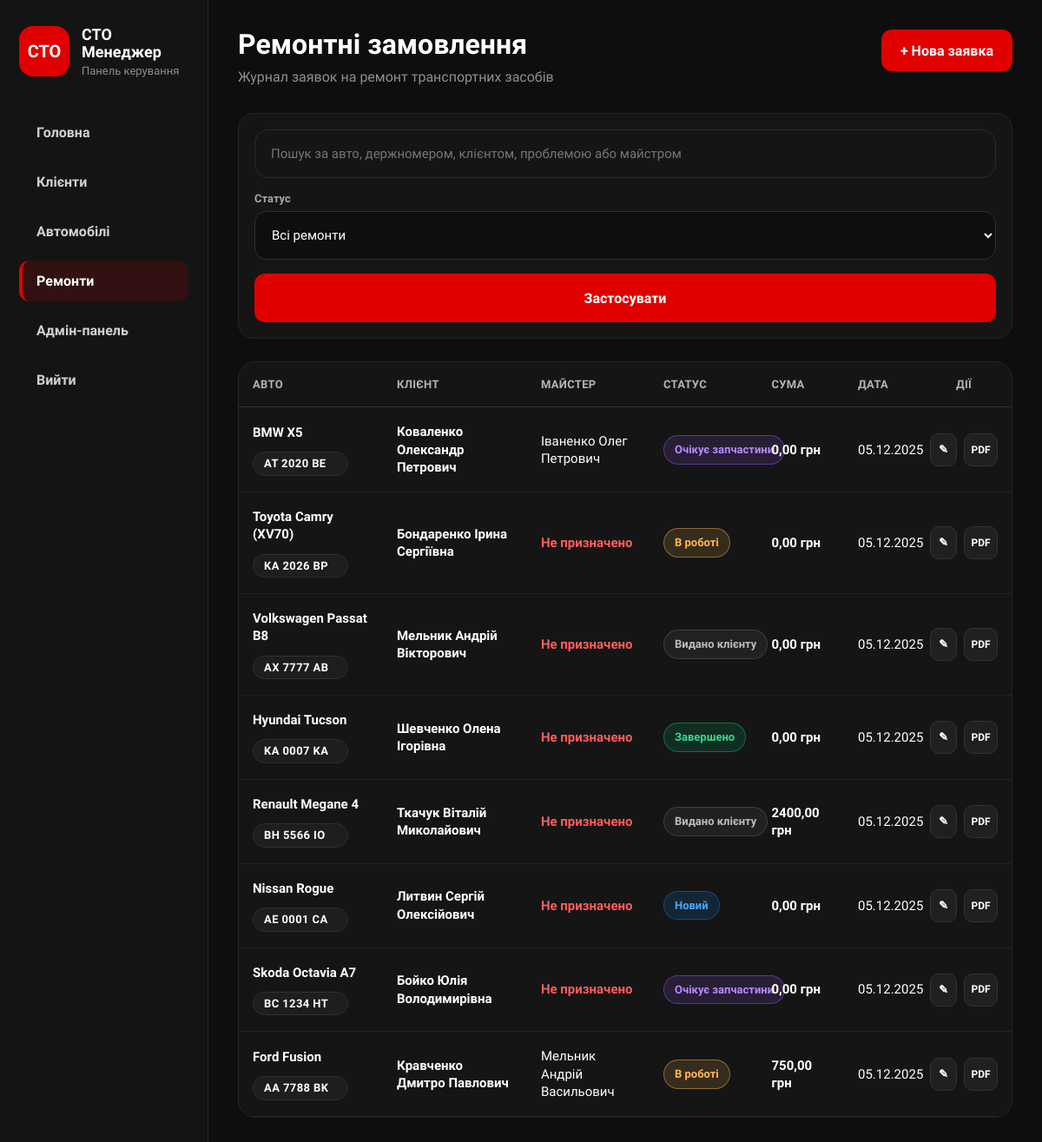
The app's page /repairs/list/ (signed in) with its own data.
### repairs/models.py (models this page shows, shortened)
class Repair(models.Model):
    class Status(models.TextChoices):
        NEW = 'new', 'Новий'
        IN_PROGRESS = 'in_progress', 'В роботі'
        AWAITING_PARTS = 'awaiting_parts', 'Очікує запчастини'
        COMPLETED = 'completed', 'Завершено'
        ISSUED = 'issued', 'Видано клієнту'
        CANCELLED = 'cancelled', 'Скасовано'
    car = models.ForeignKey(
        Car,
        on_delete=models.CASCADE,
        related_name='repairs',
        verbose_name="Автомобіль"
    )
    problem_description = models.TextField(
        verbose_name="Опис несправності"
    )
    work_description = models.TextField(
        blank=True,
        verbose_name="Виконані роботи"
    )
    status = models.CharField(
        max_length=20,
        choices=Status.choices,
        default=Status.NEW,
        verbose_name="Статус ремонту"
    )
    master = models.ForeignKey(
        Master,
        on_delete=models.SET_NULL,
        null=True,
        blank=True,
        related_name='repairs',
        verbose_name="Майстер"
    )
    start_date = models.DateTimeField(
        auto_now_add=True,
        verbose_name="Дата прийому"
    )
    planned_end_date = models.DateField(
        null=True,
        blank=True,
        verbose_name="Планова дата завершення"
    )
    end_date = models.DateTimeField(
        null=True,
        blank=True,
        verbose_name="Фактична дата завершення"
    )
    labor_cost = models.DecimalField(
        max_digits=10,
        decimal_places=2,
        default=0,
        validators=[MinValueValidator(0)],
        verbose_name="Вартість робіт"
    )
    parts_cost = models.DecimalField(
        max_digits=10,
        decimal_places=2,
        default=0,
        validators=[MinValueValidator(0)],
        verbose_name="Вартість запчастин"
    )
    notes = models.TextField(
        blank=True,
        verbose_name="Примітки"
    )
    created_at = models.DateTimeField(
        auto_now_add=True,
        verbose_name="Дата створення"
    )
    updated_at = models.DateTimeField(
        auto_now=True,
        verbose_name="Дата оновлення"
    )
    @property
    def total_cost(self):
        return self.labor_cost + self.parts_cost
    class Meta:
        verbose_name = "Ремонтне замовлення"
        verbose_name_plural = "Ремонтні замовлення"
        ordering = ['-created_at']

### cars/models.py (models this page shows, shortened)
class Car(models.Model):
    class Transmission(models.TextChoices):
        MANUAL = 'manual', 'Механічна'
        AUTOMATIC = 'automatic', 'Автоматична'
        ROBOT = 'robot', 'Роботизована'
        VARIATOR = 'variator', 'Варіатор'
    class FuelType(models.TextChoices):
        PETROL = 'petrol', 'Бензин'
        DIESEL = 'diesel', 'Дизель'
        ELECTRIC = 'electric', 'Електро'
        HYBRID = 'hybrid', 'Гібрид'
        GAS = 'gas', 'Газ'
    owner = models.ForeignKey(
        Client,
        on_delete=models.CASCADE,
        related_name='cars',
        verbose_name="Власник",
        null=True,
        blank=True
    )
    make = models.CharField(
        max_length=100,
        verbose_name="Марка"
    )
    model_name = models.CharField(
        max_length=100,
        verbose_name="Модель"
    )
    license_plate = models.CharField(
        max_length=20,
        blank=True,
        verbose_name="Держномер"
    )
    vin = models.CharField(
        max_length=17,
        unique=True,
        verbose_name="VIN-код",
        validators=[MinLengthValidator(17)]
    )
    owner_name = models.CharField(
        max_length=100,
        verbose_name="ПІБ власника",
        blank=True
    )
    year = models.PositiveIntegerField(
        verbose_name="Рік випуску",
        validators=[
            MinValueValidator(1900),
            MaxValueValidator(datetime.date.today().year + 1)
        ],
        help_text="Використовуйте формат: <YYYY>"
    )
    color = models.CharField(
        max_length=50,
        verbose_name="Колір"
    )
    transmission = models.CharField(
        max_length=20,
        choices=Transmission.choices,
        default=Transmission.AUTOMATIC,
        verbose_name="Коробка передач"
    )
    fuel_type = models.CharField(
        max_length=20,
        choices=FuelType.choices,
        default=FuelType.PETROL,
        verbose_name="Тип пального"
    )
    mileage = models.PositiveIntegerField(
        default=0,
        verbose_name="Пробіг (км)"
    )
    engine_volume = models.DecimalField(
        max_digits=4,
        decimal_places=1,
        blank=True,
        null=True,
        verbose_name="Об'єм двигуна (л)"
    )
    description = models.TextField(
        blank=True,
        verbose_name="Опис"
    )
    main_image = models.ImageField(
        upload_to='cars/%Y/%m/',
        blank=True,
        null=True,
        verbose_name="Фото"
    )
    is_published = models.BooleanField(
        default=True,
        verbose_name="Опубліковано"
    )
    created_at = models.DateTimeField(
        auto_now_add=True,
        verbose_name="Дата додавання"
    )
    updated_at = models.DateTimeField(
        auto_now=True,
        verbose_name="Дата оновлення"
    )
    class Meta:
        verbose_name = "Автомобіль"
        verbose_name_plural = "Автомобілі"
        ordering = ['-created_at']

### clients/models.py (models this page shows, shortened)
class Client(models.Model):
    full_name = models.CharField(max_length=150, verbose_name="ПІБ")
    phone = models.CharField(max_length=20, unique=True, verbose_name="Телефон")
    email = models.EmailField(blank=True, null=True, verbose_name="Email")
    address = models.CharField(max_length=255, blank=True, null=True, verbose_name="Адреса")
    notes = models.TextField(blank=True, null=True, verbose_name="Примітки")
    created_at = models.DateTimeField(auto_now_add=True)
    class Meta:
        verbose_name = "Клієнт"
        verbose_name_plural = "Клієнти"
        ordering = ['full_name']

### masters/models.py (models this page shows, shortened)
class Master(models.Model):
    user = models.OneToOneField(
        User,
        on_delete=models.SET_NULL,
        null=True,
        blank=True,
        related_name='master_profile',
        verbose_name='Користувач'
    )
    full_name = models.CharField(
        max_length=100,
        verbose_name="ПІБ майстра"
    )
    phone = models.CharField(
        max_length=20,
        blank=True,
        verbose_name="Телефон"
    )
    specialization = models.CharField(
        max_length=100,
        blank=True,
        verbose_name="Спеціалізація"
    )
    is_active = models.BooleanField(
        default=True,
        verbose_name="Активний"
    )
    created_at = models.DateTimeField(
        auto_now_add=True,
        verbose_name="Дата додавання"
    )
    class Meta:
        verbose_name = "Майстер"
        verbose_name_plural = "Майстри"
        ordering = ['full_name']

### repairs/views.py (the view, shortened to what this page needs)
# urls.py: path('list/', views.repair_list_view, name='repair_list'),
@login_required
def repair_list_view(request):
    query = request.GET.get('q', '')
    status_filter = request.GET.get('status', '')
    repairs = Repair.objects.select_related(
        'car',
        'car__owner',
        'master'
    ).order_by('-created_at')
    if is_master(request.user) and not is_admin(request.user) and not is_manager(request.user):
        master_profile = get_master_profile(request.user)
        if master_profile:
            repairs = repairs.filter(master=master_profile)
        else:
            repairs = repairs.none()
    if status_filter:
        repairs = repairs.filter(status=status_filter)
    return render(request, 'repairs/repair_list.html', {
        'repairs': repairs,
        'query': query,
        'current_filter': status_filter,
        'status_choices': Repair.Status.choices,
        'is_admin': is_admin(request.user),
        'is_manager': is_manager(request.user),
        'is_master': is_master(request.user),
    })

### repairs/views.py (called while the page is built)
def is_admin(user):
    return user.is_superuser or user.groups.filter(name='Admin').exists()

def is_manager(user):
    return user.groups.filter(name='Manager').exists()

def is_master(user):
    return user.groups.filter(name='Master').exists()

### repairs/templates/repairs/repair_list.html (shortened to what this page needs)
{% extends 'base.html' %}
{% block content %}
<div class="page-header">
    <div>
        <h1>Ремонтні замовлення</h1>
        <p>Журнал заявок на ремонт транспортних засобів</p>
    </div>
    {% if is_admin or is_manager %}
        <div class="hero-buttons">
            <a href="{% url 'add_repair' %}" class="btn-primary">
                + Нова заявка
            </a>
        </div>
    {% endif %}
</div>
<form method="get" class="repairs-toolbar">
    <div class="search-panel">
        <input
            type="text"
            name="q"
            value="{{ query }}"
            placeholder="Пошук за авто, держномером, клієнтом, проблемою або майстром"
            autocomplete="off"
        >
    </div>
    <div class="filter-group">
        <label>Статус</label>
        <select name="status">
            <option value="">Всі ремонти</option>
        </select>
    </div>
    <button type="submit" class="btn-primary">
        Застосувати
    </button>
</form>
<div class="table-card">
    <table class="data-table repairs-table">
        <thead>
            <tr>
                <th>Авто</th>
                <th>Клієнт</th>
                <th>Майстер</th>
                <th>Статус</th>
                <th>Сума</th>
                <th>Дата</th>
                <th>Дії</th>
            </tr>
        </thead>
        <tbody>
        {% for repair in repairs %}
            <tr>
                <td class="car-name-cell">
                    <a href="{% url 'car_detail' repair.car.id %}" class="car-link">
                        {{ repair.car.make }} {{ repair.car.model_name }}
                    </a>
                    {% if repair.car.license_plate %}
                        <br>
                        <span class="plate-badge">
                            {{ repair.car.license_plate }}
                        </span>
                    {% endif %}
                </td>
                <td class="owner-cell">
                    {% if repair.car.owner %}
                        <a href="{% url 'client_detail' repair.car.owner.id %}" class="client-link">
                            {{ repair.car.owner.full_name }}
                        </a>
                    {% elif repair.car.owner_name %}
                        {{ repair.car.owner_name }}
                    {% else %}
                        <span class="muted-text">Не вказано</span>
                    {% endif %}
                </td>
                <td>
                    {% if repair.master %}
                        {{ repair.master.full_name }}
                    {% else %}
                        <span class="danger-text">Не призначено</span>
                    {% endif %}
                </td>
                <td>
                    <span class="status-badge status-{{ repair.status }}">
                        {{ repair.get_status_display }}
                    </span>
                </td>
                <td>
                    <strong>{{ repair.total_cost }} грн</strong>
                </td>
                <td>
                    {{ repair.start_date|date:"d.m.Y" }}
                </td>
                <td>
                    <div class="actions-cell repair-actions">
                        <a href="{% url 'edit_repair' repair.id %}" class="row-action" title="Редагувати">
                            ✎
                        </a>
                        <a href="{% url 'repair_pdf' repair.id %}" class="row-action pdf-action" title="PDF чек">
                            PDF
                        </a>
                    </div>
                </td>
            </tr>
        {% empty %}
            <tr>
                <td colspan="7" class="empty-row">
                    Ремонтних замовлень ще немає
                </td>
            </tr>
        {% endfor %}
        </tbody>
    </table>
</div>
{% endblock %}

### records on screen
Repair: car.make "BMW", car.model_name "X5", car.license_plate "AT 2020 BE", car.owner.full_name "Коваленко Олександр Петрович", master.full_name "Іваненко Олег Петрович", status "Очікує запчастини", total_cost "0,00", start_date "05.12.2025"
Repair: car.make "Toyota", car.model_name "Camry (XV70)", car.license_plate "KA 2026 BP", car.owner.full_name "Бондаренко Ірина Сергіївна", shows "Не призначено", status "В роботі", total_cost "0,00", start_date "05.12.2025"
Repair: car.make "Volkswagen", car.model_name "Passat B8", car.license_plate "AX 7777 AB", car.owner.full_name "Мельник Андрій Вікторович", shows "Не призначено", status "Видано клієнту", total_cost "0,00", start_date "05.12.2025"
Repair: car.make "Hyundai", car.model_name "Tucson", car.license_plate "KA 0007 KA", car.owner.full_name "Шевченко Олена Ігорівна", shows "Не призначено", status "Завершено", total_cost "0,00", start_date "05.12.2025"
Repair: car.make "Renault", car.model_name "Megane 4", car.license_plate "BH 5566 IO", car.owner.full_name "Ткачук Віталій Миколайович", shows "Не призначено", status "Видано клієнту", total_cost "2400,00", start_date "05.12.2025"
Repair: car.make "Nissan", car.model_name "Rogue", car.license_plate "AE 0001 CA", car.owner.full_name "Литвин Сергій Олексійович", shows "Не призначено", status "Новий", total_cost "0,00", start_date "05.12.2025"
Repair: car.make "Skoda", car.model_name "Octavia A7", car.license_plate "BC 1234 HT", car.owner.full_name "Бойко Юлія Володимирівна", shows "Не призначено", status "Очікує запчастини", total_cost "0,00", start_date "05.12.2025"
Repair: car.make "Ford", car.model_name "Fusion", car.license_plate "AA 7788 BK", car.owner.full_name "Кравченко Дмитро Павлович", master.full_name "Мельник Андрій Васильович", status "В роботі", total_cost "750,00", start_date "05.12.2025"
